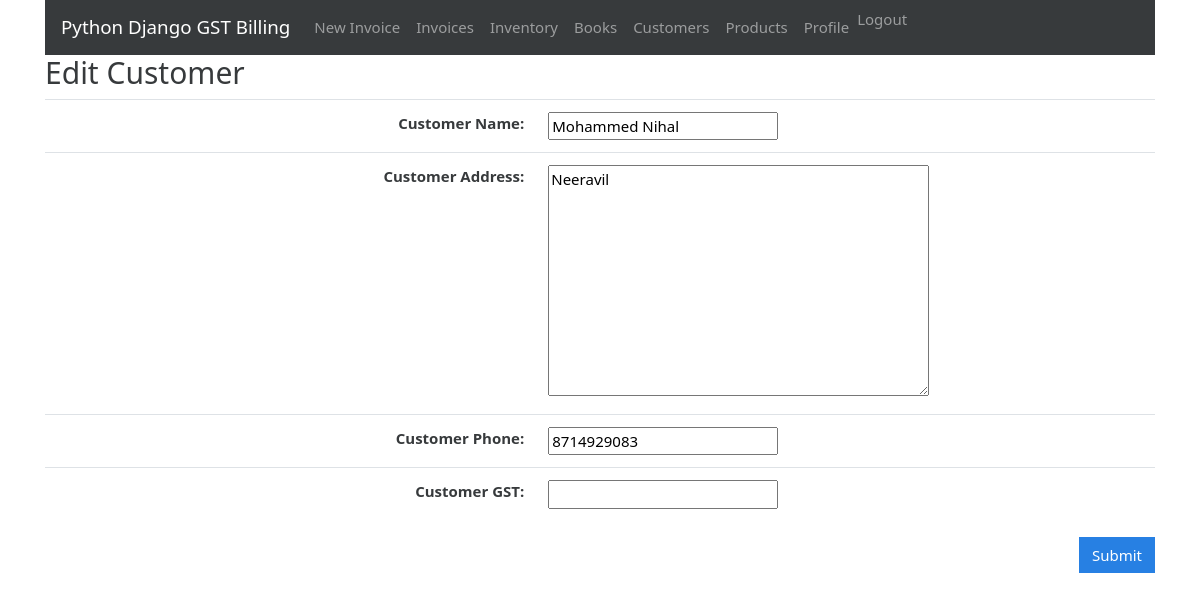
The page /customers/edit/2 (signed in) on the database its author committed.
### gstbillingapp/models.py (models this page shows, shortened)
class Customer(models.Model):
    user = models.ForeignKey(User, null=True, blank=True, on_delete=models.SET_NULL)
    customer_name = models.CharField(max_length=200)
    customer_address = models.TextField(max_length=600, blank=True, null=True)
    customer_phone = models.CharField(max_length=14, blank=True, null=True)
    customer_gst = models.CharField(max_length=15, blank=True, null=True)

### gstbillingapp/views.py (the view)
# urls.py: path('customers/edit/<int:customer_id>', views.customer_edit, name='customer_edit'),
@login_required
def customer_edit(request, customer_id):
    customer_obj = get_object_or_404(Customer, user=request.user, id=customer_id)
    if request.method == "POST":
        customer_form = CustomerForm(request.POST, instance=customer_obj)
        if customer_form.is_valid():
            new_customer = customer_form.save()
            return redirect('customers')
    context = {}
    context['customer_form'] = CustomerForm(instance=customer_obj)
    return render(request, 'gstbillingapp/customer_edit.html', context)

### gstbillingapp/forms.py
class CustomerForm(ModelForm):
     class Meta:
         model = Customer
         fields = ['customer_name', 'customer_address', 'customer_phone', 'customer_gst']

### gstbillingapp/templates/gstbillingapp/customer_edit.html (shortened to what this page needs)
{% extends "gstbillingapp/base.html" %}
{% load static %}
{% block content %}
<h2>Edit Customer</h2>
<form method="POST">
	<table class="table">
		<tbody class="two-col-form">
			<tr>
				<th scope="row" class="text-right">Customer Name:</th>
				<td class="form-input-td">{{customer_form.customer_name}}</td>
			</tr>
			<tr>
				<th scope="row" class="text-right">Customer Address:</th>
				<td class="form-input-td">{{customer_form.customer_address}}</td>
			</tr>
			<tr>
				<th scope="row" class="text-right">Customer Phone:</th>
				<td class="form-input-td">{{customer_form.customer_phone}}</td>
			</tr>
			<tr>
				<th scope="row" class="text-right">Customer GST:</th>
				<td class="form-input-td" pattern="([A-Za-z0-9]{15})|(^$)">{{customer_form.customer_gst}}</td>
			</tr>
		</tbody>
	</table>
	<input type="submit" class="btn btn-primary float-right" value="Submit">
</form>
{% endblock %}

### gstbillingapp/static/gstbillingapp/main.css (style rules this page uses)
.two-col-form td, .two-col-form th { width: 25%; }

### rows shown on the page
Customer: customer_name "Mohammed Nihal", customer_address "Neeravil", customer_phone "8714929083"
